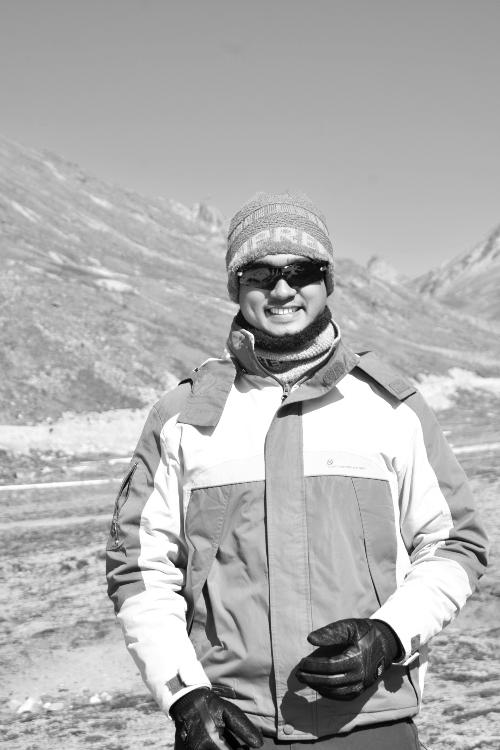
#> input picture Lab/dip_lap_4237/sample_gray.jpg, 500 x 750 px
$ python Lab_05_Calculate_MSE_and_PSNR_for_Enhanced_and_Original_Images.py
#> lines starting #> are read from the running program, lines starting #| are printed output that depends on the picture
import cv2
import numpy as np
import math

# Function to calculate Mean Squared Error
def calculate_mse(original, distorted):
    return np.mean((original - distorted) ** 2)

# Function to calculate Peak Signal-to-Noise Ratio
def calculate_psnr(mse, max_pixel=255.0):
    if mse == 0:
        return float('inf')
    return 20 * math.log10(max_pixel / math.sqrt(mse))

# Load the original image in grayscale
original = cv2.imread('sample_gray.jpg', cv2.IMREAD_GRAYSCALE)
#> original is the input picture: shape (750, 500); min 0, max 255, mean 175.3

# Enhanced/distorted versions from Lab 04
negative = 255 - original
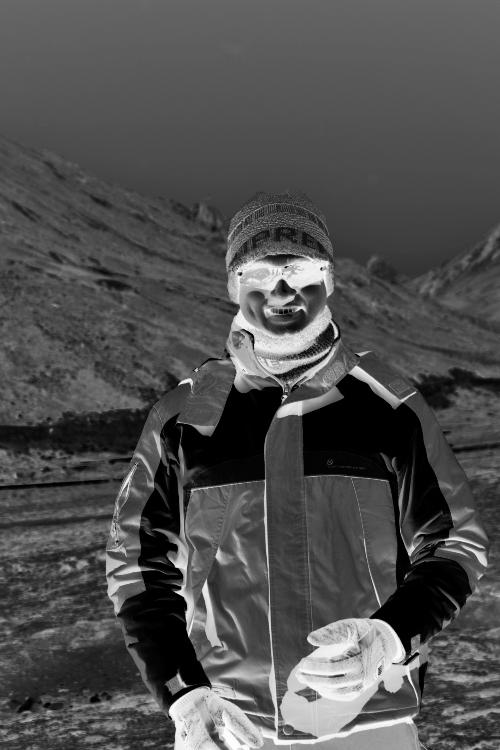
#> negative: shape (750, 500); min 0, max 255, mean 79.7
bright = cv2.add(original, 50)
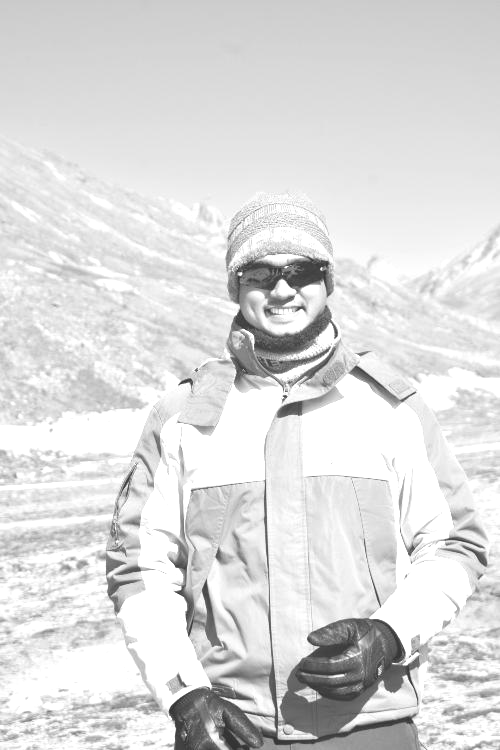
#> bright: shape (750, 500); min 50, max 255, mean 220
log_image = np.array(255 / np.log(1 + np.max(original)) * np.log(1 + original.astype(np.float32)), dtype=np.uint8)
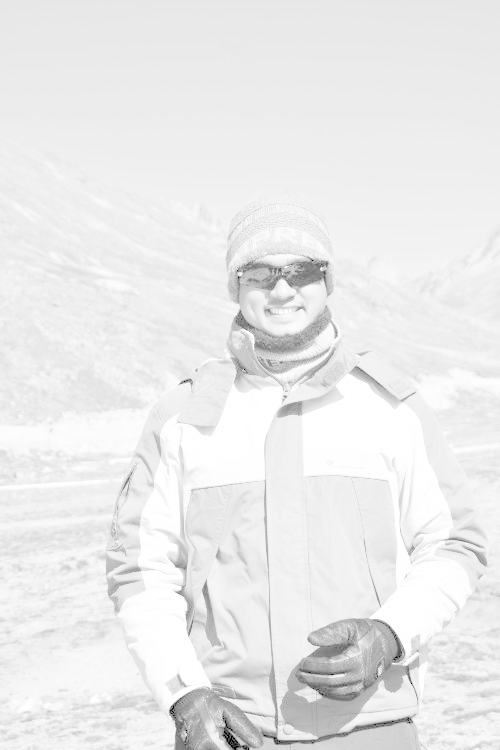
#> log_image: shape (750, 500); min 0, max 255, mean 234.6
gamma = np.array(255 * (original / 255) ** 2.0, dtype='uint8')
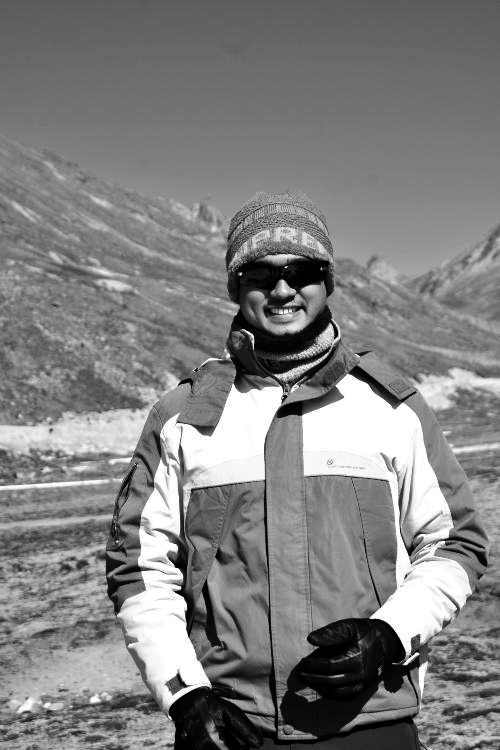
#> gamma: shape (750, 500); min 0, max 255, mean 128.3
contrast = cv2.equalizeHist(original)
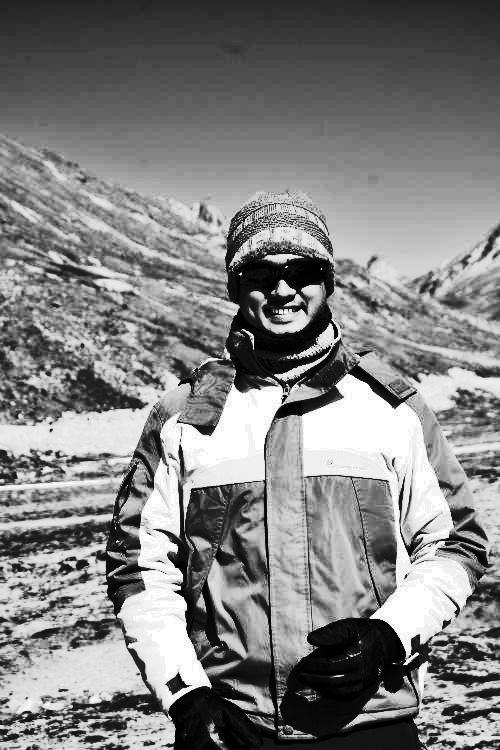
#> contrast: shape (750, 500); min 0, max 255, mean 129.1

# Store all images and labels
enhanced_images = {
    'Negative': negative,
    'Brightness': bright,
    'Log': log_image,
    'Gamma': gamma,
    'Contrast': contrast
}

# Output MSE and PSNR for each image
print(f"{'Image':<12}{'MSE':<15}{'PSNR (dB)'}")
print("-" * 35)
for name, img in enhanced_images.items():
    mse = calculate_mse(original, img)
    psnr = calculate_psnr(mse)
    print(f"{name:<12}{mse:<15.2f}{psnr:.2f}")
#> this loop made 5 passes
#> (name, mse, psnr) on passes 1 to 5: ('Negative', 116.2, 27.48), ('Brightness', 174.6, 25.71), ('Log', 96.8, 28.27), ('Gamma', 111.3, 27.67), ('Contrast', 103.1, 28)
#| Negative    116.23         27.48
#| Brightness  174.56         25.71
#| Log         96.80          28.27
#| Gamma       111.27         27.67
#| Contrast    103.11         28.00
